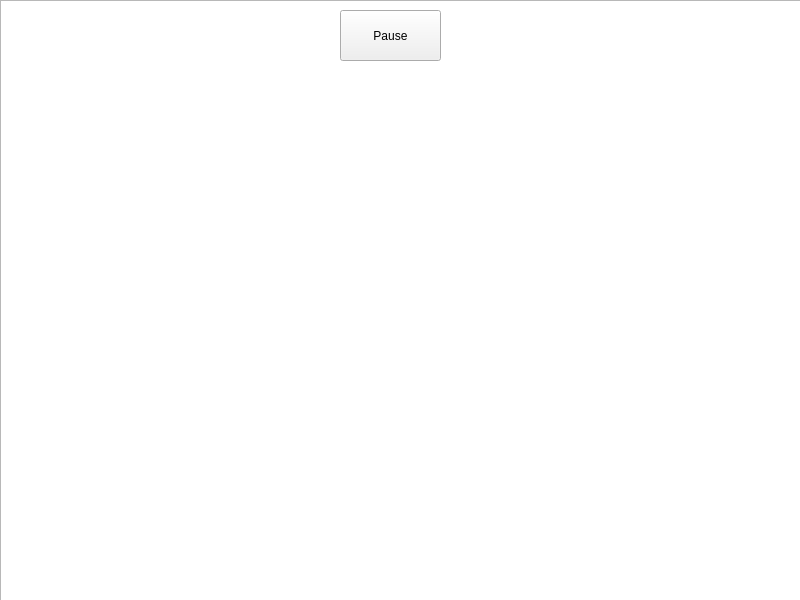
<?xml version="1.0" encoding="UTF-8"?>
<ui version="4.0">
 <class>RacingGame</class>
 <widget class="QMainWindow" name="RacingGame">
  <property name="geometry">
   <rect>
    <x>0</x>
    <y>0</y>
    <width>800</width>
    <height>600</height>
   </rect>
  </property>
  <property name="windowTitle">
   <string>MainWindow</string>
  </property>
  <widget class="QWidget" name="centralwidget">
   <widget class="QLabel" name="RaceTrack">
    <property name="geometry">
     <rect>
      <x>0</x>
      <y>0</y>
      <width>821</width>
      <height>601</height>
     </rect>
    </property>
    <property name="sizePolicy">
     <sizepolicy hsizetype="Expanding" vsizetype="Expanding">
      <horstretch>0</horstretch>
      <verstretch>0</verstretch>
     </sizepolicy>
    </property>
    <property name="maximumSize">
     <size>
      <width>821</width>
      <height>16777215</height>
     </size>
    </property>
    <property name="layoutDirection">
     <enum>Qt::LayoutDirection::LeftToRight</enum>
    </property>
    <property name="autoFillBackground">
     <bool>false</bool>
    </property>
    <property name="text">
     <string/>
    </property>
    <property name="pixmap">
     <pixmap>assets/Race.jpg</pixmap>
    </property>
    <property name="scaledContents">
     <bool>true</bool>
    </property>
   </widget>
   <widget class="QLabel" name="car1">
    <property name="geometry">
     <rect>
      <x>510</x>
      <y>340</y>
      <width>71</width>
      <height>51</height>
     </rect>
    </property>
    <property name="text">
     <string/>
    </property>
    <property name="scaledContents">
     <bool>true</bool>
    </property>
   </widget>
   <widget class="QLabel" name="car2">
    <property name="geometry">
     <rect>
      <x>370</x>
      <y>340</y>
      <width>71</width>
      <height>51</height>
     </rect>
    </property>
    <property name="text">
     <string/>
    </property>
    <property name="scaledContents">
     <bool>true</bool>
    </property>
   </widget>
   <widget class="QPushButton" name="pauseButton">
    <property name="geometry">
     <rect>
      <x>340</x>
      <y>10</y>
      <width>101</width>
      <height>51</height>
     </rect>
    </property>
    <property name="text">
     <string>Pause</string>
    </property>
   </widget>
   <widget class="QGraphicsView" name="graphicsView">
    <property name="geometry">
     <rect>
      <x>0</x>
      <y>0</y>
      <width>801</width>
      <height>601</height>
     </rect>
    </property>
   </widget>
   <zorder>graphicsView</zorder>
   <zorder>RaceTrack</zorder>
   <zorder>car1</zorder>
   <zorder>pauseButton</zorder>
   <zorder>car2</zorder>
  </widget>
 </widget>
 <resources/>
 <connections/>
</ui>
